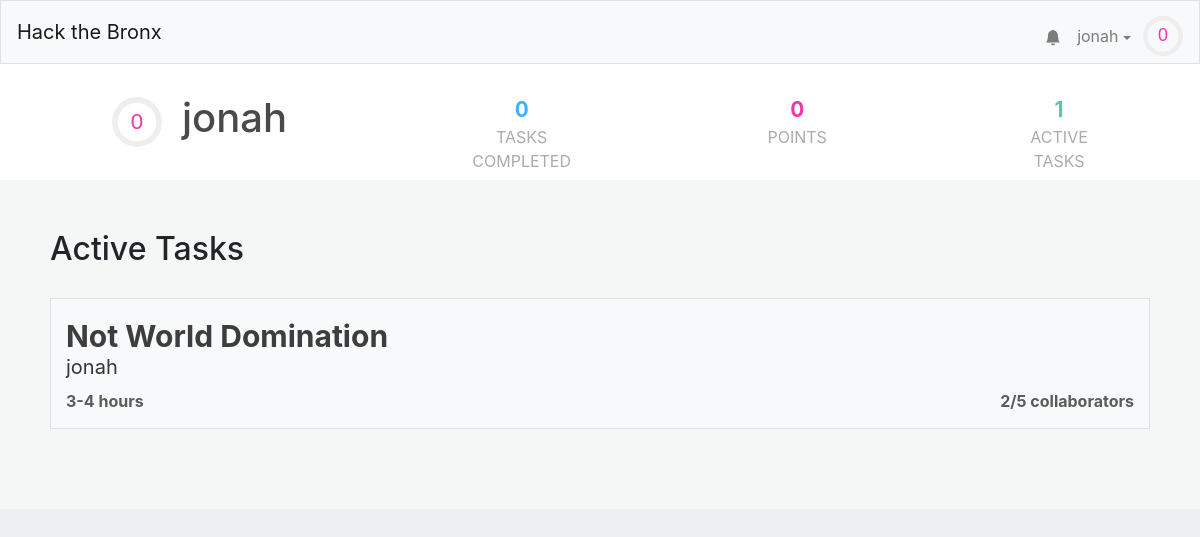
The page /profile/jonah (signed in) on the database as committed earlier.
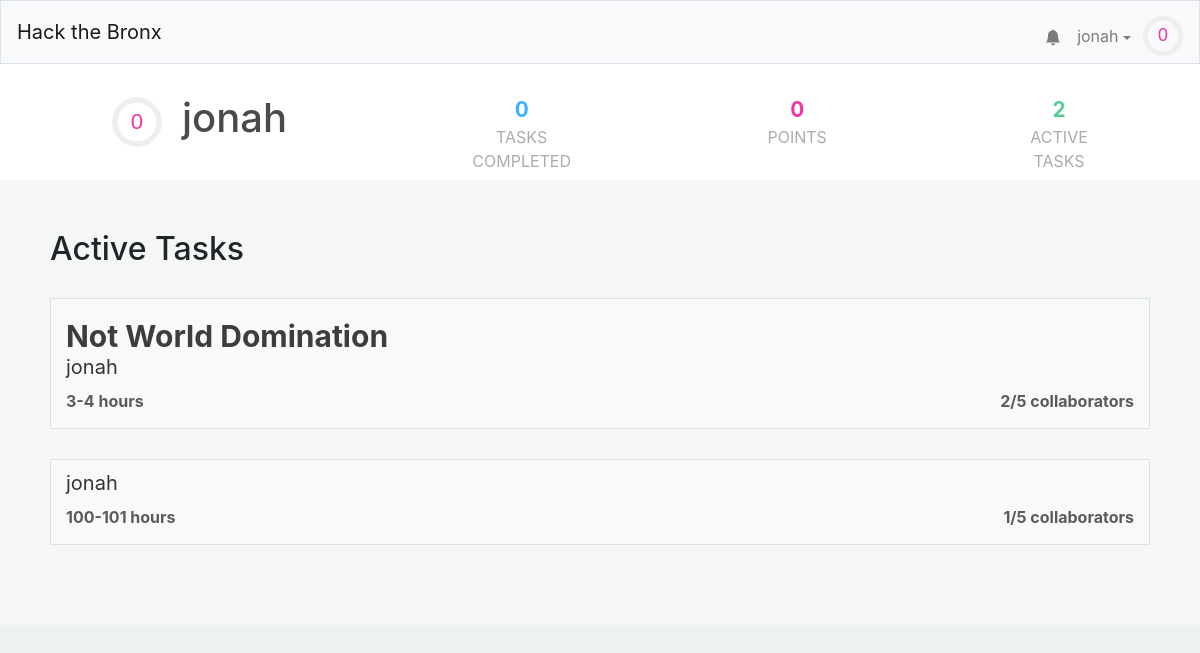
The same page on the database as committed later.
### tables this page shows
CREATE TABLE "users" (
	"id"	INTEGER NOT NULL UNIQUE,
	"username"	TEXT NOT NULL UNIQUE,
	"hash"	TEXT NOT NULL,
	"tasks"	BLOB,
	"points"	INTEGER NOT NULL DEFAULT 0,
	"numcomplete"	INTEGER NOT NULL DEFAULT 0,
	PRIMARY KEY("id" AUTOINCREMENT)
);

CREATE TABLE "tasks" (
	"id"	INTEGER NOT NULL UNIQUE,
	"title"	TEXT NOT NULL,
	"description"	TEXT,
	"languages"	BLOB,
	"image"	TEXT,
	"hmin"	INTEGER,
	"hmax"	INTEGER,
	"cmax"	INTEGER,
	"collaborators"	TEXT,
	"creator"	INTEGER,
	PRIMARY KEY("id" AUTOINCREMENT)
);

### application.py (the view)
@app.route("/profile/<username>")
@login_required
def profile(username):
    user = getuser(session, db)
    if user["username"] != username:
        other_user = get_user_from_name(username, db)
    else:
        other_user = user
    alltasks = db.execute("SELECT * FROM tasks")
    tasks = []
    for task in alltasks:
        if (task['creator'] == other_user['id'] or other_user['id'] in debyte(task['collaborators'])):
            task['creator'] = other_user["username"]
            task["collaborators-count"] = len(debyte(task['collaborators']))
            task["points"] = calculate_points(task)
            tasks.append(task)
    return render_template("profile.html",other_user=other_user,user=user,active_tasks=tasks,task_count=len(tasks), len=len)

### application.py (called while the page is built)
@app.after_request
def after_request(response):
    response.headers["Cache-Control"] = "no-cache, no-store, must-revalidate"
    response.headers["Expires"] = 0
    response.headers["Pragma"] = "no-cache"
    return response

### helpers.py (called while the page is built)
def login_required(f):
    @wraps(f)
    def decorated_function(*args, **kwargs):
        if session.get("user_id") is None:
            return redirect("/login")
        return f(*args, **kwargs)
    return decorated_function

def debyte(obj):
    return pickle.loads(obj)

def getuser(session, db):
    user =  db.execute("SELECT * FROM users WHERE id = :id", id=session["user_id"])[0]
    user["level"]=int(user['points']**.5//10)
    user["level-progress"] = (user['points']**.5%8)/(((user["level"]+1)*10)**2)
    return user

def calculate_points(task):
    return 500

### templates/profile.html (shortened to what this page needs)
{% extends "layout.html" %}
{% block head %}
    <link href="/static/profile.css" rel="stylesheet">
{% endblock %}
{% block mainnocont %}
	<div class="profile-outer">
		<div class = "name-section">
		 	<div style="display: flex; align-items: center;">
				<div style = "margin-left: 12px;">
					<svg viewBox="0 0 36 36" class="level-display-outer">
						<path class="level-display-bg"
			        d="M18 2.0845
			          a 15.9155 15.9155 0 0 1 0 31.831
			          a 15.9155 15.9155 0 0 1 0 -31.831"
			      />
					  <path class = "level-display"
					    d="M18 2.0845
					      a 15.9155 15.9155 0 0 1 0 31.831
					      a 15.9155 15.9155 0 0 1 0 -31.831"
					    fill="none"
					    stroke="#444";
					    stroke-width="1";
					    stroke-dasharray="{{ other_user["level-progress"] }}, 100";
					  />
					  <text x="18" y="22.8" class="level">{{other_user["level"]}}</text>
					</svg>
				</div>
				<h1 class="profile-username">{{other_user["username"]}}</h1>
			</div>
			<div class = "tasks-completed">
				<span>{{ other_user["numcomplete"] }}</span>
				<div>Tasks Completed</div>
			</div>
			<div class = "point-count">
				<span>{{ other_user["points"] }}</span>
				<div>Points</div>
			</div>
			<div class = "active-tasks">
				<span>{{ task_count }}</span>
				<div>Active Tasks</div>
			</div>
		</div>
		<div class = "information">
			<h2>Active Tasks</h2>
			<div class = "a-tasks">
				{% for task in active_tasks %}
					<a class = "div-link" href="/task/{{task.id}}">
						<div class="task">
							<span class="task-name">{{ task["title"] }}</span>
							<span class="task-creator">{{ task["creator"] }}</span>
							<div class="task-stats">
								<span class="task-time">{{ task["hmin"] }}-{{ task["hmax"] }} hours</span>
								<span class="task-collaborator-count">{{task["collaborators-count"] }}/{{ task["cmax"] }} collaborators</span>
							</div>
						</div>
					</a>
				{% endfor %}
			</div>
		</div>
	</div>
{% endblock %}

### templates/layout.html (shortened to what this page needs)
<!DOCTYPE html>
<html lang="en">
    <head>
        <link href="https://maxcdn.bootstrapcdn.com/bootstrap/4.1.3/css/bootstrap.min.css" rel="stylesheet">
        {% block head %}{% endblock %}
        <link href="/static/styles.css" rel="stylesheet">
    </head>
    <body>
        <nav style = "height: 8vh" class="navbar navbar-expand-md navbar-light bg-light border">
            <a class="navbar-brand" href="/"><span class="red">Hack the Bronx</span></a>
            <div class="collapse navbar-collapse" id="navbar">
                {% if session.user_id %}
                    <ul class="navbar-nav ml-auto mt-2">
                        <li style="position: relative; transform:translateX(8px) translateY(7.5px);"class="nav-item"><a class="nav-link" href="/notifications"><svg xmlns="http://www.w3.org/2000/svg" width="16" height="16" fill="currentColor" class="bi bi-bell-fill" viewBox="0 0 16 16">
  <path d="M8 16a2 2 0 0 0 2-2H6a2 2 0 0 0 2 2zm.995-14.901a1 1 0 1 0-1.99 0A5.002 5.002 0 0 0 3 6c0 1.098-.5 6-2 7h14c-1.5-1-2-5.902-2-7 0-2.42-1.72-4.44-4.005-4.901z"/>
</svg></a></li>
                        <li class="nav-item">
                            <div id="user-information-dropdown">
                              <button onclick="showUserDropdown()" id="user-information-dropname" class="nav-link">{{ session.user_name }} <span class="dropdown-caret"></span></button>
                            </div>
                        </li>
                        <li class="nav-item">
                            <div style = "margin-left: -4px;">
                                <svg viewBox="0 0 36 36" style="transform: translateY(8px); width: 40px;">
                                    <path class="level-display-bg"
                                d="M18 2.0845
                                  a 15.9155 15.9155 0 0 1 0 31.831
                                  a 15.9155 15.9155 0 0 1 0 -31.831"
                              />
                                  <path class = "level-display"
                                    d="M18 2.0845
                                      a 15.9155 15.9155 0 0 1 0 31.831
                                      a 15.9155 15.9155 0 0 1 0 -31.831"
                                    fill="none"
                                    stroke="#444";
                                    stroke-width="1";
                                    stroke-dasharray="{{ user["level-progress"] }}, 100";
                                  />
                                  <text x="18" y="22.8" class="level">{{user["level"]}}</text>
                                </svg>
                            </div>
                        </li>
                    </ul>
                {% endif %}
            </div>
        </nav>
        {% block mainnocont %}{% endblock %}
        <main class="container p-5">
        </main>
    </body>
</html>

### static/profile.css (style rules this page uses)
.profile-username { color:#4a4a4a; margin-left: 20px; }
.name-section { color: #3d3d3d; padding: 30px 100px; background: white; width: 100%; display: flex; }
.information { left:0; right: 0; display: block; background: #F5F7F7; width: 100%; padding: 50px 50px; }
.tasks-completed { display: flex; flex-direction: column; align-items-content: center; text-align: center; width: 200px; padding: 0; height: 50px; margin-left: 180px; }
.tasks-completed span { font-weight: bold; font-size: 1.3em; color: #3DB2FF; }
.tasks-completed div { color: #ababab; text-transform: uppercase; }
.point-count { display: flex; flex-direction: column; align-items-content: center; text-align: center; width: 150px; height: 50px; margin-left: 180px; }
.point-count span { font-weight: bold; font-size: 1.3em; color: #F037A5; }
.point-count div { color: #ababab; text-transform: uppercase; }
.active-tasks { display: flex; flex-direction: column; align-items-content: center; text-align: center; width: 150px; height: 50px; margin-left: 180px; }
.active-tasks span { font-weight: bold; font-size: 1.3em; color: #57CC99; }
.active-tasks div { color: #ababab; text-transform: uppercase; }
body { background: #EDF1F2; }
.task { margin: 30px 0; background: #F8F9FA; border: 1px solid #DEE2E6; padding: 15px; display: flex; flex-direction: column; transition: .1s; color: #3d3d3d; }
.task-name { font-size: 30px; font-weight: bold; }
.task-creator { transform: translateY(-7px); color: #353535; font-size: 20px; }
.task-points, .task-time, .task-collaborator-count { color: #5B5B5B; font-weight: bold; }
.task-stats { display: flex; justify-content: space-between; width: 100%; }

### static/styles.css (style rules this page uses)
#user-information-dropname { background: none; padding: 16px; border: none; cursor: pointer; }
.dropdown-caret { display: inline-block; width: 0; height: 0; vertical-align: middle; content: ""; border-style: solid; border-width: 4px 4px 0; border-right-color: transparent; border-bottom-color: transparent; border-left-color: transparent; }
#user-information-dropname { position: relative; display: inline-block; }
.level-display-outer { width: 50px; }
.level { fill: #F037A5; font-family: sans-serif; font-size: 1em; text-anchor: middle; }

Rows that differ between the two databases and show on the page:
added tasks: creator "jonah", hmin "100", hmax "101", creator "1", cmax "5"
Other text that changed with them:
{{ task_count }}: "1" → "2"
